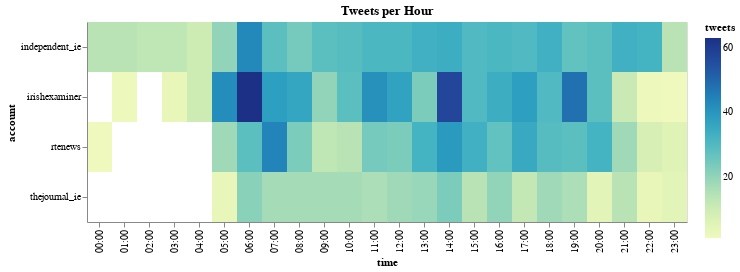

Source (notebook cell):
### Code cell
heatmap = alt.Chart(tweet_times).mark_rect().encode(x='time:O',
                                                    y='account:N',
                                                    color='tweets:Q',
                                                   tooltip=['time',
                                                            'account',
                                                            'tweets']).properties(width=600,
                                                                                  height=200,
                                                                                  title='Tweets per Hour')

heatmap

### Figure 1 — Vega-Lite specification as saved in the notebook (floating-point values rounded to 4 significant figures)
{"config": {"view": {"continuousWidth": 400, "continuousHeight": 300}}, "data": {"name": "data-a04e7bb927291fe9572318397e0e60ca"}, "mark": "rect", "encoding": {"color": {"type": "quantitative", "field": "tweets"}, "tooltip": [{"type": "nominal", "field": "time"}, {"type": "nominal", "field": "account"}, {"type": "quantitative", "field": "tweets"}], "x": {"type": "ordinal", "field": "time"}, "y": {"type": "nominal", "field": "account"}}, "height": 200, "title": "Tweets per Hour", "width": 600, "$schema": "https://vega.github.io/schema/vega-lite/v4.8.1.json", "datasets": {"data-a04e7bb927291fe9572318397e0e60ca": [{"account": "independent_ie", "time": "00:00", "tweets": 14}, {"account": "independent_ie", "time": "01:00", "tweets": 14}, {"account": "independent_ie", "time": "02:00", "tweets": 13}, {"account": "independent_ie", "time": "03:00", "tweets": 13}, {"account": "independent_ie", "time": "04:00", "tweets": 10}, {"account": "independent_ie", "time": "05:00", "tweets": 20}, {"account": "independent_ie", "time": "06:00", "tweets": 43}, {"account": "independent_ie", "time": "07:00", "tweets": 28}, {"account": "independent_ie", "time": "08:00", "tweets": 24}, {"account": "independent_ie", "time": "09:00", "tweets": 28}, {"account": "independent_ie", "time": "10:00", "tweets": 29}, {"account": "independent_ie", "time": "11:00", "tweets": 31}, {"account": "independent_ie", "time": "12:00", "tweets": 31}, {"account": "independent_ie", "time": "13:00", "tweets": 33}, {"account": "independent_ie", "time": "14:00", "tweets": 34}, {"account": "independent_ie", "time": "15:00", "tweets": 30}, {"account": "independent_ie", "time": "16:00", "tweets": 31}, {"account": "independent_ie", "time": "17:00", "tweets": 30}, {"account": "independent_ie", "time": "18:00", "tweets": 33}, {"account": "independent_ie", "time": "19:00", "tweets": 27}, {"account": "independent_ie", "time": "20:00", "tweets": 28}, {"account": "independent_ie", "time": "21:00", "tweets": 33}, {"account": "independent_ie", "time": "22:00", "tweets": 32}, {"account": "independent_ie", "time": "23:00", "tweets": 14}, {"account": "irishexaminer", "time": "01:00", "tweets": 2}, {"account": "irishexaminer", "time": "03:00", "tweets": 3}, {"account": "irishexaminer", "time": "04:00", "tweets": 10}, {"account": "irishexaminer", "time": "05:00", "tweets": 42}, {"account": "irishexaminer", "time": "06:00", "tweets": 63}, {"account": "irishexaminer", "time": "07:00", "tweets": 38}, {"account": "irishexaminer", "time": "08:00", "tweets": 36}, {"account": "irishexaminer", "time": "09:00", "tweets": 20}, {"account": "irishexaminer", "time": "10:00", "tweets": 28}, {"account": "irishexaminer", "time": "11:00", "tweets": 41}, {"account": "irishexaminer", "time": "12:00", "tweets": 37}, {"account": "irishexaminer", "time": "13:00", "tweets": 23}, {"account": "irishexaminer", "time": "14:00", "tweets": 57}, {"account": "irishexaminer", "time": "15:00", "tweets": 30}, {"account": "irishexaminer", "time": "16:00", "tweets": 34}, {"account": "irishexaminer", "time": "17:00", "tweets": 38}, {"account": "irishexaminer", "time": "18:00", "tweets": 30}, {"account": "irishexaminer", "time": "19:00", "tweets": 48}, {"account": "irishexaminer", "time": "20:00", "tweets": 28}, {"account": "irishexaminer", "time": "21:00", "tweets": 11}, {"account": "irishexaminer", "time": "22:00", "tweets": 2}, {"account": "irishexaminer", "time": "23:00", "tweets": 1}, {"account": "rtenews", "time": "00:00", "tweets": 1}, {"account": "rtenews", "time": "05:00", "tweets": 18}, {"account": "rtenews", "time": "06:00", "tweets": 28}, {"account": "rtenews", "time": "07:00", "tweets": 44}, {"account": "rtenews", "time": "08:00", "tweets": 23}, {"account": "rtenews", "time": "09:00", "tweets": 13}, {"account": "rtenews", "time": "10:00", "tweets": 14}, {"account": "rtenews", "time": "11:00", "tweets": 24}, {"account": "rtenews", "time": "12:00", "tweets": 23}, {"account": "rtenews", "time": "13:00", "tweets": 32}, {"account": "rtenews", "time": "14:00", "tweets": 39}, {"account": "rtenews", "time": "15:00", "tweets": 33}, {"account": "rtenews", "time": "16:00", "tweets": 27}, {"account": "rtenews", "time": "17:00", "tweets": 35}, {"account": "rtenews", "time": "18:00", "tweets": 29}, {"account": "rtenews", "time": "19:00", "tweets": 28}, {"account": "rtenews", "time": "20:00", "tweets": 32}, {"account": "rtenews", "time": "21:00", "tweets": 18}, {"account": "rtenews", "time": "22:00", "tweets": 8}, {"account": "rtenews", "time": "23:00", "tweets": 6}, {"account": "thejournal_ie", "time": "05:00", "tweets": 3}, {"account": "thejournal_ie", "time": "06:00", "tweets": 21}, {"account": "thejournal_ie", "time": "07:00", "tweets": 17}, {"account": "thejournal_ie", "time": "08:00", "tweets": 17}, {"account": "thejournal_ie", "time": "09:00", "tweets": 17}, {"account": "thejournal_ie", "time": "10:00", "tweets": 17}, {"account": "thejournal_ie", "time": "11:00", "tweets": 16}, {"account": "thejournal_ie", "time": "12:00", "tweets": 18}, {"account": "thejournal_ie", "time": "13:00", "tweets": 19}, {"account": "thejournal_ie", "time": "14:00", "tweets": 23}, {"account": "thejournal_ie", "time": "15:00", "tweets": 14}, {"account": "thejournal_ie", "time": "16:00", "tweets": 20}, {"account": "thejournal_ie", "time": "17:00", "tweets": 12}, {"account": "thejournal_ie", "time": "18:00", "tweets": 18}, {"account": "thejournal_ie", "time": "19:00", "tweets": 16}, {"account": "thejournal_ie", "time": "20:00", "tweets": 5}, {"account": "thejournal_ie", "time": "21:00", "tweets": 14}, {"account": "thejournal_ie", "time": "22:00", "tweets": 3}, {"account": "thejournal_ie", "time": "23:00", "tweets": 5}]}}
